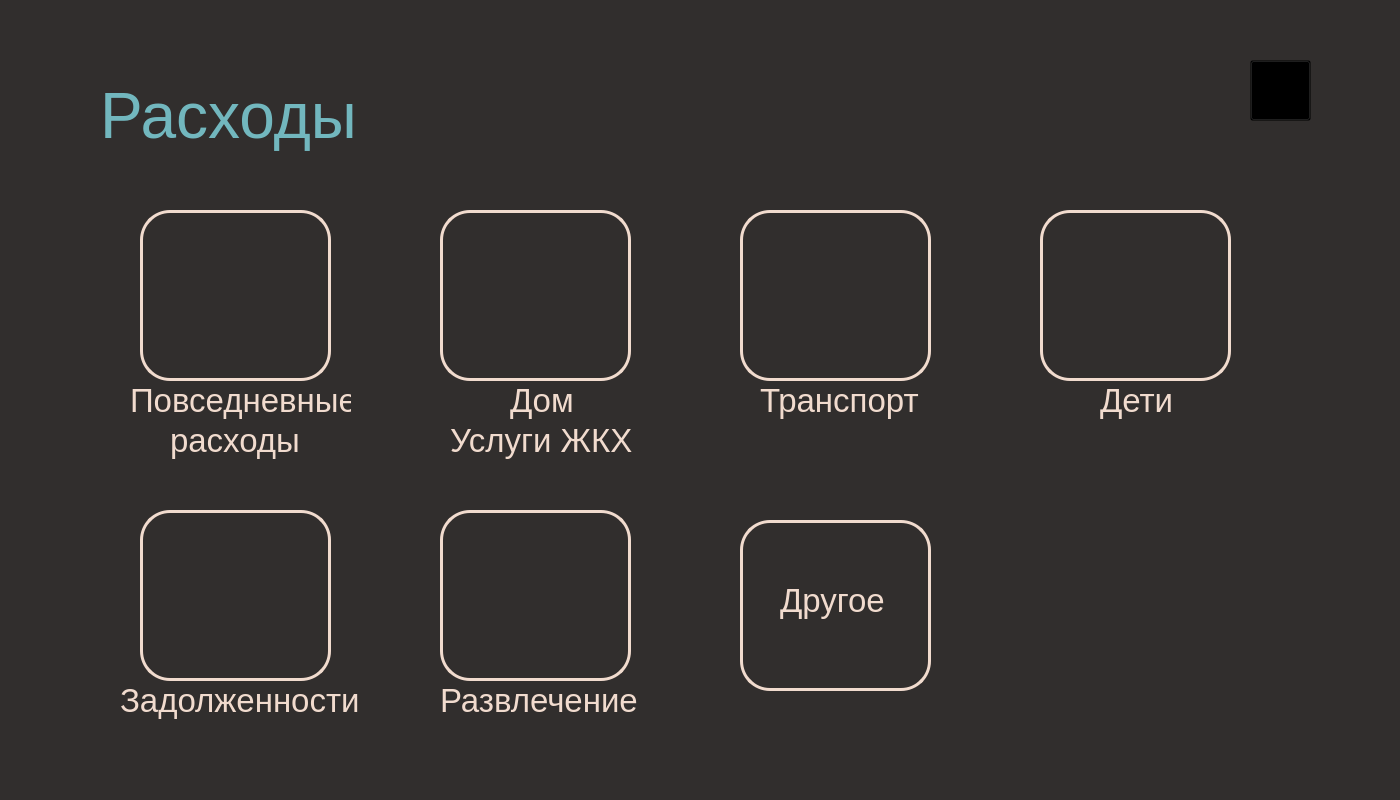
<?xml version="1.0" encoding="UTF-8"?>
<ui version="4.0">
 <class>MainWindow</class>
 <widget class="QMainWindow" name="MainWindow">
  <property name="geometry">
   <rect>
    <x>0</x>
    <y>0</y>
    <width>1400</width>
    <height>800</height>
   </rect>
  </property>
  <property name="windowTitle">
   <string>MainWindow</string>
  </property>
  <property name="styleSheet">
   <string notr="true">background-color: #312e2d;</string>
  </property>
  <widget class="QWidget" name="centralwidget">
   <widget class="QLabel" name="label_2">
    <property name="geometry">
     <rect>
      <x>100</x>
      <y>80</y>
      <width>341</width>
      <height>71</height>
     </rect>
    </property>
    <property name="font">
     <font>
      <pointsize>48</pointsize>
     </font>
    </property>
    <property name="layoutDirection">
     <enum>Qt::LeftToRight</enum>
    </property>
    <property name="styleSheet">
     <string notr="true">color: #72b7be;</string>
    </property>
    <property name="text">
     <string>Расходы</string>
    </property>
   </widget>
   <widget class="QLabel" name="label_9">
    <property name="geometry">
     <rect>
      <x>1250</x>
      <y>60</y>
      <width>71</width>
      <height>61</height>
     </rect>
    </property>
    <property name="text">
     <string/>
    </property>
    <property name="pixmap">
     <pixmap>Pictures/Серый дом.png</pixmap>
    </property>
   </widget>
   <widget class="QPushButton" name="pushButton_2">
    <property name="geometry">
     <rect>
      <x>1250</x>
      <y>60</y>
      <width>61</width>
      <height>61</height>
     </rect>
    </property>
    <property name="font">
     <font>
      <pointsize>36</pointsize>
     </font>
    </property>
    <property name="styleSheet">
     <string notr="true">background-color: transparent;</string>
    </property>
    <property name="text">
     <string/>
    </property>
   </widget>
   <widget class="QLabel" name="label">
    <property name="geometry">
     <rect>
      <x>1010</x>
      <y>470</y>
      <width>301</width>
      <height>301</height>
     </rect>
    </property>
    <property name="text">
     <string/>
    </property>
    <property name="pixmap">
     <pixmap>Pictures/Калькулятор.png</pixmap>
    </property>
   </widget>
   <widget class="QLabel" name="label_3">
    <property name="geometry">
     <rect>
      <x>170</x>
      <y>230</y>
      <width>141</width>
      <height>141</height>
     </rect>
    </property>
    <property name="text">
     <string/>
    </property>
    <property name="pixmap">
     <pixmap>Pictures/Повседневные расходы.png</pixmap>
    </property>
   </widget>
   <widget class="QPushButton" name="pushButton_3">
    <property name="geometry">
     <rect>
      <x>140</x>
      <y>210</y>
      <width>191</width>
      <height>171</height>
     </rect>
    </property>
    <property name="font">
     <font>
      <pointsize>36</pointsize>
     </font>
    </property>
    <property name="styleSheet">
     <string notr="true">background-color: transparent; border: 3px solid #f1dbce; border-radius: 30;</string>
    </property>
    <property name="text">
     <string/>
    </property>
   </widget>
   <widget class="QLabel" name="label_4">
    <property name="geometry">
     <rect>
      <x>130</x>
      <y>380</y>
      <width>221</width>
      <height>41</height>
     </rect>
    </property>
    <property name="font">
     <font>
      <pointsize>25</pointsize>
     </font>
    </property>
    <property name="styleSheet">
     <string notr="true">color: #f1dbce; background-color: transparent;</string>
    </property>
    <property name="text">
     <string>Повседневные </string>
    </property>
   </widget>
   <widget class="QLabel" name="label_5">
    <property name="geometry">
     <rect>
      <x>470</x>
      <y>230</y>
      <width>141</width>
      <height>141</height>
     </rect>
    </property>
    <property name="text">
     <string/>
    </property>
    <property name="pixmap">
     <pixmap>Pictures/2.png</pixmap>
    </property>
   </widget>
   <widget class="QLabel" name="label_6">
    <property name="geometry">
     <rect>
      <x>510</x>
      <y>380</y>
      <width>131</width>
      <height>41</height>
     </rect>
    </property>
    <property name="font">
     <font>
      <pointsize>25</pointsize>
     </font>
    </property>
    <property name="styleSheet">
     <string notr="true">color: #f1dbce; background-color: transparent;</string>
    </property>
    <property name="text">
     <string>Дом</string>
    </property>
   </widget>
   <widget class="QLabel" name="label_7">
    <property name="geometry">
     <rect>
      <x>1100</x>
      <y>380</y>
      <width>91</width>
      <height>41</height>
     </rect>
    </property>
    <property name="font">
     <font>
      <pointsize>25</pointsize>
     </font>
    </property>
    <property name="styleSheet">
     <string notr="true">color: #f1dbce; background-color: transparent;</string>
    </property>
    <property name="text">
     <string>Дети</string>
    </property>
   </widget>
   <widget class="QLabel" name="label_8">
    <property name="geometry">
     <rect>
      <x>1070</x>
      <y>230</y>
      <width>141</width>
      <height>141</height>
     </rect>
    </property>
    <property name="text">
     <string/>
    </property>
    <property name="pixmap">
     <pixmap>Pictures/4.png</pixmap>
    </property>
   </widget>
   <widget class="QLabel" name="label_10">
    <property name="geometry">
     <rect>
      <x>770</x>
      <y>230</y>
      <width>141</width>
      <height>141</height>
     </rect>
    </property>
    <property name="text">
     <string/>
    </property>
    <property name="pixmap">
     <pixmap>Pictures/3.png</pixmap>
    </property>
   </widget>
   <widget class="QLabel" name="label_11">
    <property name="geometry">
     <rect>
      <x>760</x>
      <y>380</y>
      <width>181</width>
      <height>41</height>
     </rect>
    </property>
    <property name="font">
     <font>
      <pointsize>25</pointsize>
     </font>
    </property>
    <property name="styleSheet">
     <string notr="true">color: #f1dbce; background-color: transparent;</string>
    </property>
    <property name="text">
     <string>Транспорт</string>
    </property>
   </widget>
   <widget class="QLabel" name="label_12">
    <property name="geometry">
     <rect>
      <x>440</x>
      <y>680</y>
      <width>201</width>
      <height>41</height>
     </rect>
    </property>
    <property name="font">
     <font>
      <pointsize>25</pointsize>
     </font>
    </property>
    <property name="styleSheet">
     <string notr="true">color: #f1dbce; background-color: transparent;</string>
    </property>
    <property name="text">
     <string>Развлечение</string>
    </property>
   </widget>
   <widget class="QLabel" name="label_13">
    <property name="geometry">
     <rect>
      <x>470</x>
      <y>530</y>
      <width>141</width>
      <height>141</height>
     </rect>
    </property>
    <property name="text">
     <string/>
    </property>
    <property name="pixmap">
     <pixmap>Pictures/6.png</pixmap>
    </property>
   </widget>
   <widget class="QLabel" name="label_14">
    <property name="geometry">
     <rect>
      <x>170</x>
      <y>530</y>
      <width>141</width>
      <height>141</height>
     </rect>
    </property>
    <property name="text">
     <string/>
    </property>
    <property name="pixmap">
     <pixmap>Pictures/5.png</pixmap>
    </property>
   </widget>
   <widget class="QLabel" name="label_15">
    <property name="geometry">
     <rect>
      <x>780</x>
      <y>580</y>
      <width>111</width>
      <height>41</height>
     </rect>
    </property>
    <property name="font">
     <font>
      <pointsize>25</pointsize>
     </font>
    </property>
    <property name="styleSheet">
     <string notr="true">color: #f1dbce; background-color: transparent;</string>
    </property>
    <property name="text">
     <string>Другое</string>
    </property>
   </widget>
   <widget class="QLabel" name="label_16">
    <property name="geometry">
     <rect>
      <x>120</x>
      <y>680</y>
      <width>241</width>
      <height>41</height>
     </rect>
    </property>
    <property name="font">
     <font>
      <pointsize>25</pointsize>
     </font>
    </property>
    <property name="styleSheet">
     <string notr="true">color: #f1dbce; background-color: transparent;</string>
    </property>
    <property name="text">
     <string>Задолженности</string>
    </property>
   </widget>
   <widget class="QPushButton" name="pushButton_4">
    <property name="geometry">
     <rect>
      <x>440</x>
      <y>210</y>
      <width>191</width>
      <height>171</height>
     </rect>
    </property>
    <property name="font">
     <font>
      <pointsize>36</pointsize>
     </font>
    </property>
    <property name="styleSheet">
     <string notr="true">background-color: transparent; border: 3px solid #f1dbce; border-radius: 30;</string>
    </property>
    <property name="text">
     <string/>
    </property>
   </widget>
   <widget class="QPushButton" name="pushButton_5">
    <property name="geometry">
     <rect>
      <x>740</x>
      <y>210</y>
      <width>191</width>
      <height>171</height>
     </rect>
    </property>
    <property name="font">
     <font>
      <pointsize>36</pointsize>
     </font>
    </property>
    <property name="styleSheet">
     <string notr="true">background-color: transparent; border: 3px solid #f1dbce; border-radius: 30;</string>
    </property>
    <property name="text">
     <string/>
    </property>
   </widget>
   <widget class="QPushButton" name="pushButton_6">
    <property name="geometry">
     <rect>
      <x>1040</x>
      <y>210</y>
      <width>191</width>
      <height>171</height>
     </rect>
    </property>
    <property name="font">
     <font>
      <pointsize>36</pointsize>
     </font>
    </property>
    <property name="styleSheet">
     <string notr="true">background-color: transparent; border: 3px solid #f1dbce; border-radius: 30;</string>
    </property>
    <property name="text">
     <string/>
    </property>
   </widget>
   <widget class="QPushButton" name="pushButton_7">
    <property name="geometry">
     <rect>
      <x>140</x>
      <y>510</y>
      <width>191</width>
      <height>171</height>
     </rect>
    </property>
    <property name="font">
     <font>
      <pointsize>36</pointsize>
     </font>
    </property>
    <property name="styleSheet">
     <string notr="true">background-color: transparent; border: 3px solid #f1dbce; border-radius: 30;</string>
    </property>
    <property name="text">
     <string/>
    </property>
   </widget>
   <widget class="QPushButton" name="pushButton_8">
    <property name="geometry">
     <rect>
      <x>440</x>
      <y>510</y>
      <width>191</width>
      <height>171</height>
     </rect>
    </property>
    <property name="font">
     <font>
      <pointsize>36</pointsize>
     </font>
    </property>
    <property name="styleSheet">
     <string notr="true">background-color: transparent; border: 3px solid #f1dbce; border-radius: 30;</string>
    </property>
    <property name="text">
     <string/>
    </property>
   </widget>
   <widget class="QPushButton" name="pushButton_9">
    <property name="geometry">
     <rect>
      <x>740</x>
      <y>520</y>
      <width>191</width>
      <height>171</height>
     </rect>
    </property>
    <property name="font">
     <font>
      <pointsize>36</pointsize>
     </font>
    </property>
    <property name="styleSheet">
     <string notr="true">background-color: transparent; border: 3px solid #f1dbce; border-radius: 30;</string>
    </property>
    <property name="text">
     <string/>
    </property>
   </widget>
   <widget class="QLabel" name="label_17">
    <property name="geometry">
     <rect>
      <x>170</x>
      <y>420</y>
      <width>221</width>
      <height>41</height>
     </rect>
    </property>
    <property name="font">
     <font>
      <pointsize>25</pointsize>
     </font>
    </property>
    <property name="styleSheet">
     <string notr="true">color: #f1dbce; background-color: transparent;</string>
    </property>
    <property name="text">
     <string>расходы</string>
    </property>
   </widget>
   <widget class="QLabel" name="label_18">
    <property name="geometry">
     <rect>
      <x>450</x>
      <y>420</y>
      <width>221</width>
      <height>41</height>
     </rect>
    </property>
    <property name="font">
     <font>
      <pointsize>25</pointsize>
     </font>
    </property>
    <property name="styleSheet">
     <string notr="true">color: #f1dbce; background-color: transparent;</string>
    </property>
    <property name="text">
     <string>Услуги ЖКХ</string>
    </property>
   </widget>
  </widget>
 </widget>
 <resources/>
 <connections/>
</ui>
